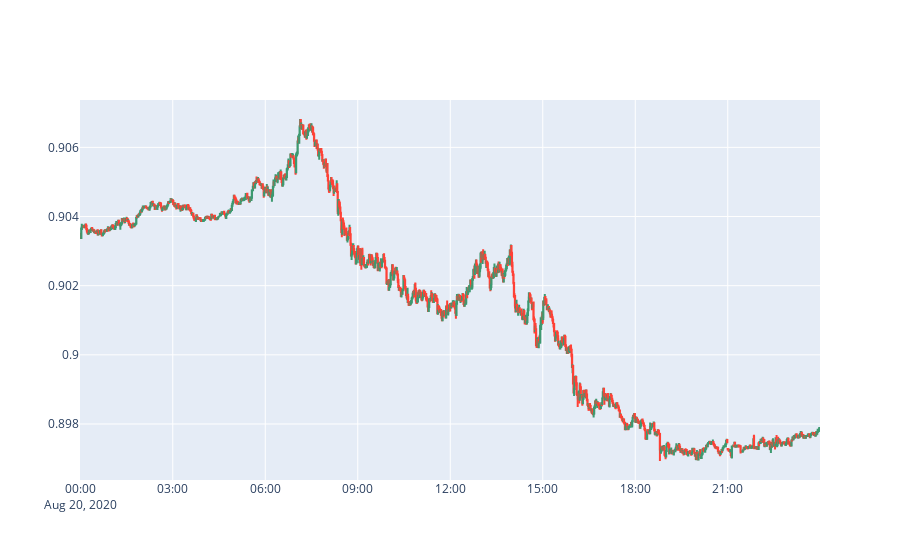

Notebook code for this chart:
### Code cell
import plotly.graph_objects as go
from datetime import datetime
df=EURGBP2
mask = (df['time'] >= '2020-08-20') & (df['time'] < '2020-08-21')
df=df.loc[mask]

fig = go.Figure(data=[go.Candlestick(x=df['time'],
                open=df['open'],
                high=df['high'],
                low=df['low'],
                close=df['close'])])
fig.update_layout(xaxis_rangeslider_visible=False)

fig.show()

### Figure 1 — Plotly figure (JSON) as saved in the notebook; plotly's stock layout.template omitted (floating-point values rounded to 4 significant figures; data arrays with more than 128 entries replaced by an {"elided": "..."} marker saying what was removed)
{"data": [{"close": {"elided": "1438 float values"}, "high": {"elided": "1438 float values"}, "low": {"elided": "1438 float values"}, "open": {"elided": "1438 float values"}, "type": "candlestick", "x": {"elided": "1438 str values"}}], "layout": {"xaxis": {"rangeslider": {"visible": false}}}}
